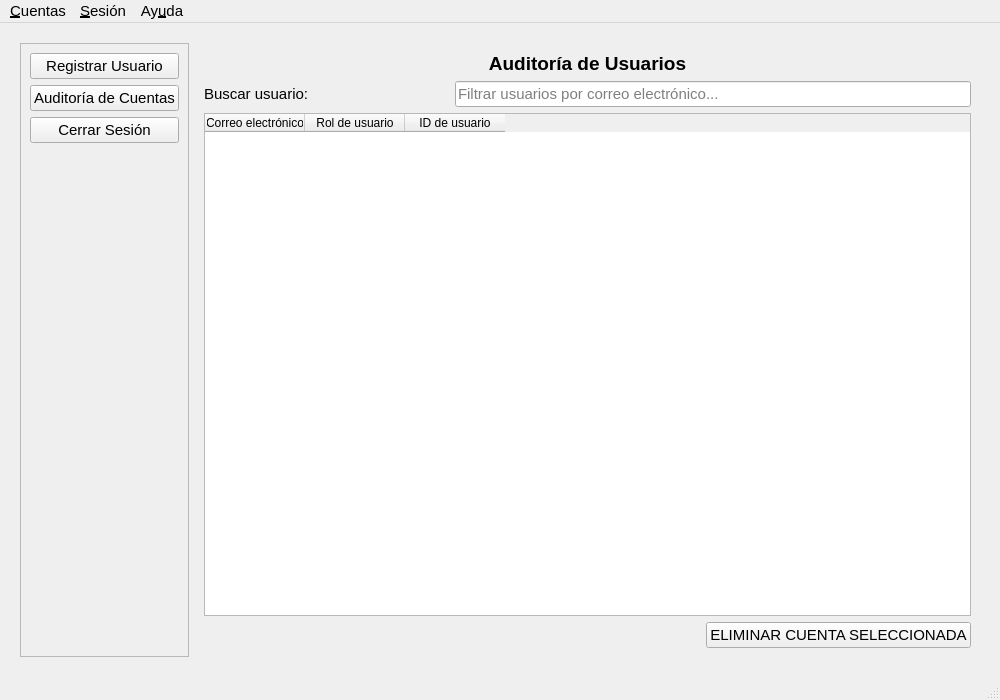
<?xml version="1.0" encoding="UTF-8"?>
<ui version="4.0">
 <class>MainWindowAdministrador</class>
 <widget class="QMainWindow" name="MainWindowAdministrador">
  <property name="geometry">
   <rect>
    <x>0</x>
    <y>0</y>
    <width>1000</width>
    <height>700</height>
   </rect>
  </property>
  <property name="font">
   <font>
    <pointsize>11</pointsize>
   </font>
  </property>
  <property name="windowTitle">
   <string>Panel de Gestión Administrativa - Sistema de Prácticas</string>
  </property>
  <widget class="QWidget" name="centralwidget">
   <layout class="QHBoxLayout" name="horizontalLayout_2">
    <item>
     <layout class="QHBoxLayout" name="horizontalLayout">
      <property name="leftMargin">
       <number>11</number>
      </property>
      <property name="topMargin">
       <number>11</number>
      </property>
      <property name="rightMargin">
       <number>11</number>
      </property>
      <property name="bottomMargin">
       <number>11</number>
      </property>
      <item>
       <widget class="QFrame" name="frameSidebar">
        <property name="font">
         <font>
          <pointsize>11</pointsize>
         </font>
        </property>
        <property name="frameShape">
         <enum>QFrame::StyledPanel</enum>
        </property>
        <property name="frameShadow">
         <enum>QFrame::Raised</enum>
        </property>
        <layout class="QVBoxLayout" name="verticalLayout">
         <item>
          <widget class="QPushButton" name="btnNavIngresarUsuario">
           <property name="font">
            <font>
             <pointsize>11</pointsize>
            </font>
           </property>
           <property name="text">
            <string>Registrar Usuario</string>
           </property>
          </widget>
         </item>
         <item>
          <widget class="QPushButton" name="btnNavEliminarUsuario">
           <property name="font">
            <font>
             <pointsize>11</pointsize>
            </font>
           </property>
           <property name="text">
            <string>Auditoría de Cuentas</string>
           </property>
          </widget>
         </item>
         <item>
          <widget class="QPushButton" name="btnNavCerrarSesion">
           <property name="font">
            <font>
             <pointsize>11</pointsize>
            </font>
           </property>
           <property name="text">
            <string>Cerrar Sesión</string>
           </property>
          </widget>
         </item>
         <item>
          <spacer name="verticalSpacer">
           <property name="orientation">
            <enum>Qt::Vertical</enum>
           </property>
           <property name="sizeHint" stdset="0">
            <size>
             <width>20</width>
             <height>454</height>
            </size>
           </property>
          </spacer>
         </item>
        </layout>
       </widget>
      </item>
      <item>
       <widget class="QStackedWidget" name="stackedWidgetCentral">
        <property name="font">
         <font>
          <pointsize>11</pointsize>
         </font>
        </property>
        <property name="currentIndex">
         <number>1</number>
        </property>
        <widget class="QWidget" name="page">
         <layout class="QVBoxLayout" name="verticalLayout_2">
          <item>
           <widget class="QLabel" name="label_20">
            <property name="font">
             <font>
              <family>Segoe UI</family>
              <pointsize>14</pointsize>
              <weight>75</weight>
              <bold>true</bold>
             </font>
            </property>
            <property name="text">
             <string>Registrar Usuario</string>
            </property>
            <property name="alignment">
             <set>Qt::AlignCenter</set>
            </property>
           </widget>
          </item>
          <item>
           <widget class="QComboBox" name="cmbTipoUsuario">
            <item>
             <property name="text">
              <string>Estudiante</string>
             </property>
            </item>
            <item>
             <property name="text">
              <string>Coordinador</string>
             </property>
            </item>
            <item>
             <property name="text">
              <string>Tutor Academico</string>
             </property>
            </item>
            <item>
             <property name="text">
              <string>Tutor Empresarial</string>
             </property>
            </item>
            <item>
             <property name="text">
              <string>Administrador</string>
             </property>
            </item>
            <item>
             <property name="text">
              <string>Empresa</string>
             </property>
            </item>
           </widget>
          </item>
          <item>
           <widget class="QStackedWidget" name="stackedWidgetFormularios">
            <property name="currentIndex">
             <number>1</number>
            </property>
            <widget class="QWidget" name="page_3">
             <layout class="QGridLayout" name="gridLayout">
              <item row="0" column="0">
               <widget class="QLabel" name="label">
                <property name="text">
                 <string>Nombres y Apellidos:</string>
                </property>
               </widget>
              </item>
              <item row="0" column="1">
               <widget class="QLineEdit" name="txtEstudianteNombre"/>
              </item>
              <item row="1" column="0">
               <widget class="QLabel" name="label_2">
                <property name="text">
                 <string>Cédula / DNI:</string>
                </property>
               </widget>
              </item>
              <item row="1" column="1">
               <widget class="QLineEdit" name="txtEstudianteCedula"/>
              </item>
              <item row="2" column="0">
               <widget class="QLabel" name="label_3">
                <property name="text">
                 <string>Correo Electrónico:</string>
                </property>
               </widget>
              </item>
              <item row="2" column="1">
               <widget class="QLineEdit" name="txtEstudianteCorreo"/>
              </item>
              <item row="3" column="0">
               <widget class="QLabel" name="label_4">
                <property name="text">
                 <string>Dirección:</string>
                </property>
               </widget>
              </item>
              <item row="3" column="1">
               <widget class="QLineEdit" name="txtEstudianteDireccion"/>
              </item>
              <item row="4" column="0">
               <widget class="QLabel" name="label_5">
                <property name="text">
                 <string>Ciclo Actual:</string>
                </property>
               </widget>
              </item>
              <item row="4" column="1">
               <widget class="QSpinBox" name="sbxEstudianteCiclo">
                <property name="enabled">
                 <bool>true</bool>
                </property>
                <property name="minimum">
                 <number>1</number>
                </property>
                <property name="maximum">
                 <number>10</number>
                </property>
               </widget>
              </item>
              <item row="5" column="0">
               <widget class="QLabel" name="label_6">
                <property name="text">
                 <string>Estado de Matrícula:</string>
                </property>
               </widget>
              </item>
              <item row="5" column="1">
               <widget class="QComboBox" name="comboBox">
                <item>
                 <property name="text">
                  <string>Matriculado</string>
                 </property>
                </item>
                <item>
                 <property name="text">
                  <string>No Matriculado</string>
                 </property>
                </item>
               </widget>
              </item>
             </layout>
            </widget>
            <widget class="QWidget" name="page_4">
             <layout class="QGridLayout" name="gridLayout_2">
              <item row="0" column="0">
               <widget class="QLabel" name="label_7">
                <property name="text">
                 <string>Nombres y Apellidos:</string>
                </property>
               </widget>
              </item>
              <item row="0" column="1">
               <widget class="QLineEdit" name="txtPersonalNombre"/>
              </item>
              <item row="1" column="0">
               <widget class="QLabel" name="label_8">
                <property name="text">
                 <string>Cédula / DNI:</string>
                </property>
               </widget>
              </item>
              <item row="1" column="1">
               <widget class="QLineEdit" name="txtPersonalCedula"/>
              </item>
              <item row="2" column="0">
               <widget class="QLabel" name="label_9">
                <property name="text">
                 <string>Correo Electrónico:</string>
                </property>
               </widget>
              </item>
              <item row="2" column="1">
               <widget class="QLineEdit" name="txtPersonalCorreo"/>
              </item>
              <item row="3" column="0">
               <widget class="QLabel" name="label_10">
                <property name="text">
                 <string>Dirección:</string>
                </property>
               </widget>
              </item>
              <item row="3" column="1">
               <widget class="QLineEdit" name="txtPersonalDireccion"/>
              </item>
             </layout>
            </widget>
            <widget class="QWidget" name="page_5">
             <layout class="QGridLayout" name="gridLayout_3">
              <item row="0" column="0">
               <widget class="QLabel" name="label_11">
                <property name="text">
                 <string>Nombres y Apellidos:</string>
                </property>
               </widget>
              </item>
              <item row="0" column="1">
               <widget class="QLineEdit" name="txtTutorEmpNombre"/>
              </item>
              <item row="1" column="0">
               <widget class="QLabel" name="label_12">
                <property name="text">
                 <string>Cédula / DNI:</string>
                </property>
               </widget>
              </item>
              <item row="1" column="1">
               <widget class="QLineEdit" name="txtTutorEmpCedula"/>
              </item>
              <item row="2" column="0">
               <widget class="QLabel" name="label_13">
                <property name="text">
                 <string>Correo Electrónico:</string>
                </property>
               </widget>
              </item>
              <item row="2" column="1">
               <widget class="QLineEdit" name="txtTutorEmpCorreo"/>
              </item>
              <item row="3" column="0">
               <widget class="QLabel" name="label_14">
                <property name="text">
                 <string>Dirección:</string>
                </property>
               </widget>
              </item>
              <item row="3" column="1">
               <widget class="QLineEdit" name="txtTutorEmpDireccion"/>
              </item>
              <item row="4" column="0">
               <widget class="QLabel" name="label_15">
                <property name="text">
                 <string>Empresa Asignada:</string>
                </property>
               </widget>
              </item>
              <item row="4" column="1">
               <widget class="QComboBox" name="cmbTutorEmpEmpresa">
                <property name="enabled">
                 <bool>true</bool>
                </property>
               </widget>
              </item>
             </layout>
            </widget>
            <widget class="QWidget" name="page_6">
             <layout class="QGridLayout" name="gridLayout_4">
              <item row="0" column="0">
               <widget class="QLabel" name="label_16">
                <property name="text">
                 <string>Nombre de la Empresa:</string>
                </property>
               </widget>
              </item>
              <item row="0" column="1">
               <widget class="QLineEdit" name="txtEmpresaNombre"/>
              </item>
              <item row="1" column="0">
               <widget class="QLabel" name="label_17">
                <property name="text">
                 <string>Correo Electrónico:</string>
                </property>
               </widget>
              </item>
              <item row="1" column="1">
               <widget class="QLineEdit" name="txtEmpresaCorreo"/>
              </item>
              <item row="2" column="0">
               <widget class="QLabel" name="label_18">
                <property name="text">
                 <string>Estado del Convenio:</string>
                </property>
               </widget>
              </item>
              <item row="2" column="1">
               <widget class="QComboBox" name="comboBox_2">
                <item>
                 <property name="text">
                  <string>Vigente</string>
                 </property>
                </item>
                <item>
                 <property name="text">
                  <string>No Vigente</string>
                 </property>
                </item>
               </widget>
              </item>
             </layout>
            </widget>
           </widget>
          </item>
          <item>
           <widget class="QPushButton" name="btnCrearUsuario">
            <property name="text">
             <string>GUARDAR REGISTRO</string>
            </property>
           </widget>
          </item>
         </layout>
        </widget>
        <widget class="QWidget" name="page_2">
         <layout class="QGridLayout" name="gridLayout_5">
          <item row="2" column="0" colspan="3">
           <widget class="QTableWidget" name="tableWidget">
            <property name="editTriggers">
             <set>QAbstractItemView::NoEditTriggers</set>
            </property>
            <property name="selectionMode">
             <enum>QAbstractItemView::SingleSelection</enum>
            </property>
            <property name="selectionBehavior">
             <enum>QAbstractItemView::SelectRows</enum>
            </property>
            <column>
             <property name="text">
              <string>Correo electrónico</string>
             </property>
            </column>
            <column>
             <property name="text">
              <string>Rol de usuario</string>
             </property>
            </column>
            <column>
             <property name="text">
              <string>ID de usuario</string>
             </property>
            </column>
           </widget>
          </item>
          <item row="1" column="0">
           <widget class="QLabel" name="label_19">
            <property name="text">
             <string>Buscar usuario:</string>
            </property>
           </widget>
          </item>
          <item row="3" column="2">
           <widget class="QPushButton" name="btnEliminarUsuario">
            <property name="text">
             <string>ELIMINAR CUENTA SELECCIONADA</string>
            </property>
           </widget>
          </item>
          <item row="1" column="1" colspan="2">
           <widget class="QLineEdit" name="txtBusquedaCorreo">
            <property name="placeholderText">
             <string>Filtrar usuarios por correo electrónico...</string>
            </property>
           </widget>
          </item>
          <item row="0" column="0" colspan="3">
           <widget class="QLabel" name="label_21">
            <property name="font">
             <font>
              <family>Segoe UI</family>
              <pointsize>14</pointsize>
              <weight>75</weight>
              <bold>true</bold>
             </font>
            </property>
            <property name="text">
             <string>Auditoría de Usuarios</string>
            </property>
            <property name="alignment">
             <set>Qt::AlignCenter</set>
            </property>
           </widget>
          </item>
         </layout>
        </widget>
       </widget>
      </item>
     </layout>
    </item>
   </layout>
  </widget>
  <widget class="QMenuBar" name="menubar">
   <property name="geometry">
    <rect>
     <x>0</x>
     <y>0</y>
     <width>1000</width>
     <height>26</height>
    </rect>
   </property>
   <widget class="QMenu" name="menu_Cuentas">
    <property name="title">
     <string>&amp;Cuentas</string>
    </property>
    <addaction name="actRegistrarUsuario"/>
    <addaction name="actAuditoriaUsuarios"/>
   </widget>
   <widget class="QMenu" name="menu_Sesi_n">
    <property name="title">
     <string>&amp;Sesión</string>
    </property>
    <addaction name="actCerrarSesion"/>
    <addaction name="separator"/>
    <addaction name="actSalirSistema"/>
   </widget>
   <widget class="QMenu" name="menuAy_uda">
    <property name="title">
     <string>Ay&amp;uda</string>
    </property>
    <addaction name="actAcercaPrograma"/>
    <addaction name="actAcercaDesarrollador"/>
    <addaction name="actRepositorioGithub"/>
   </widget>
   <addaction name="menu_Cuentas"/>
   <addaction name="menu_Sesi_n"/>
   <addaction name="menuAy_uda"/>
  </widget>
  <widget class="QStatusBar" name="statusbar"/>
  <action name="actRegistrarUsuario">
   <property name="text">
    <string>Registrar Usuario</string>
   </property>
  </action>
  <action name="actAuditoriaUsuarios">
   <property name="text">
    <string>Auditoría de Usuarios</string>
   </property>
  </action>
  <action name="actCerrarSesion">
   <property name="text">
    <string>Cerrar Sesión</string>
   </property>
  </action>
  <action name="actSalirSistema">
   <property name="text">
    <string>Salir del Sistema</string>
   </property>
  </action>
  <action name="actAcercaPrograma">
   <property name="text">
    <string>Acerca del Programa</string>
   </property>
  </action>
  <action name="actAcercaDesarrollador">
   <property name="text">
    <string>Acerca del Desarrollador</string>
   </property>
  </action>
  <action name="actRepositorioGithub">
   <property name="text">
    <string>Repositorio GitHub</string>
   </property>
  </action>
 </widget>
 <resources/>
 <connections/>
</ui>
